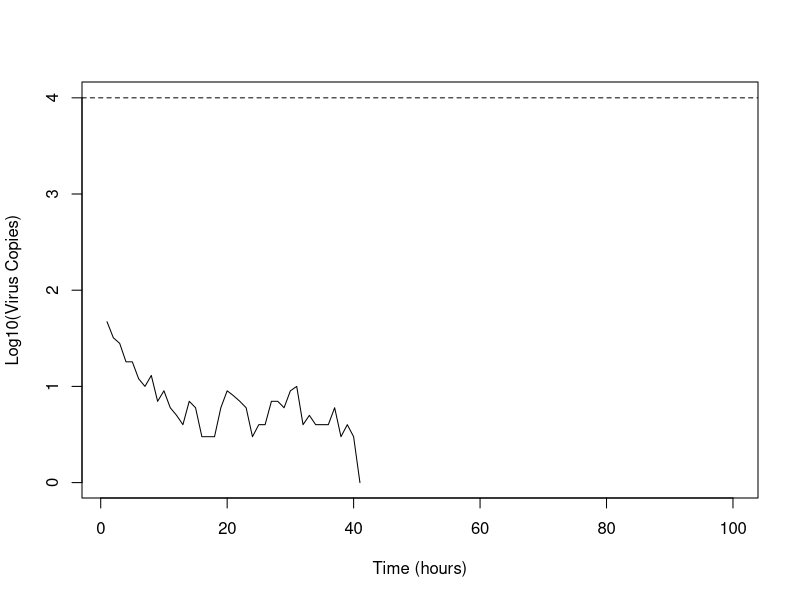
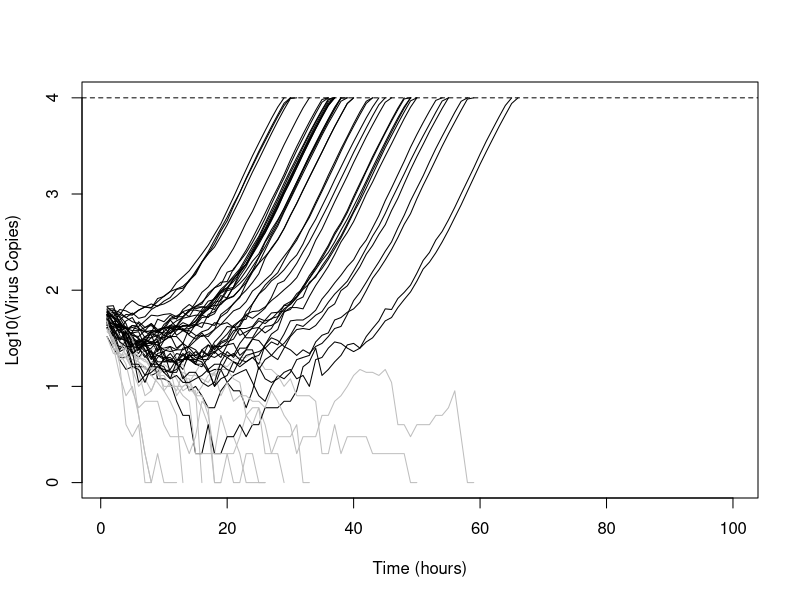
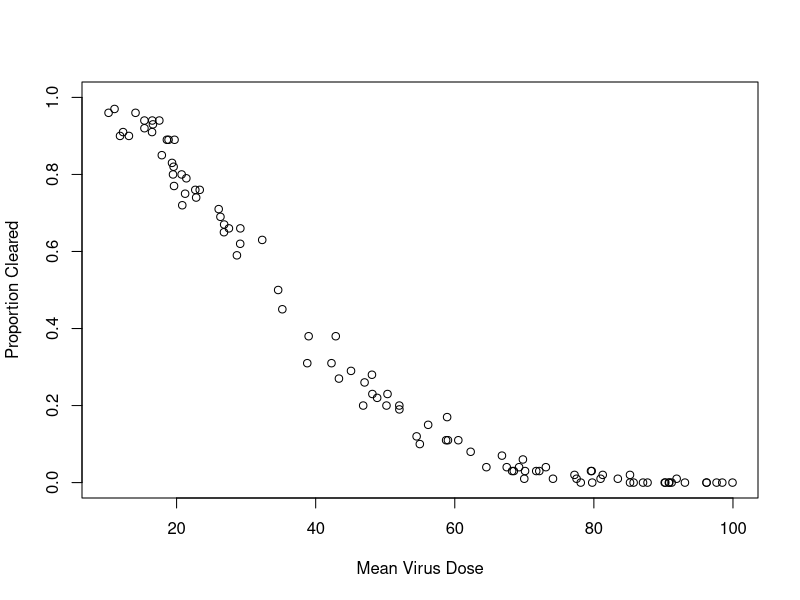
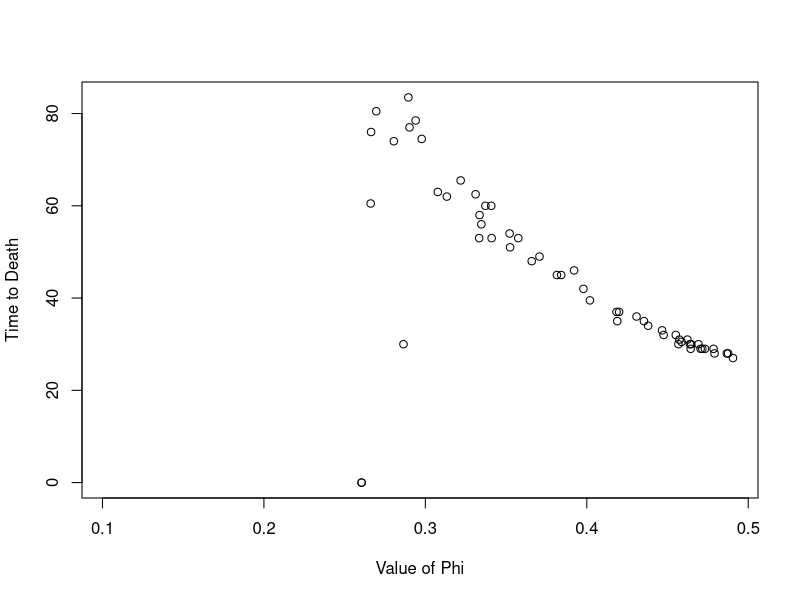

Generate these figures, in order, with R:
## ---- chunk 1
knitr::opts_chunk$set(echo = TRUE, fig.pos = 'h')
## ---- chunk 2

####################################################
# FUNCTION #
####################################################

tau_leap_1step = function(counter, tau, v_vec, z_vec, params){
  # Events: 
  # 1. Replication of virus
  # 2. Depletion of virus = Depletion of immune system
  n_events = 2
  
  # Event probabilities:
  event_prob = vector(mode = "numeric", length = n_events)
  
  ## Replication:
  event_prob[1] = params$phi * v_vec[counter] * (1 - (v_vec[counter]/params$K))
  ## Depletion:
  event_prob[2] = params$beta * v_vec[counter] * z_vec[counter]
  
  # How many events of each type will occur over time period tau
  n_occur = vector(mode = "numeric", length = n_events)
  
  for(i in 1:n_events){
    # Poisson random variate
    n_occur[i] = rpois(1, event_prob[i] * tau)
  }
  return(n_occur)
  
}


## ---- chunk 3

####################################################
# SET-UP #
####################################################

# Time
tau = 1 # leap size (in hours)
t_max = 100 # (in hours)
n_times = floor(t_max / tau)
t_vec = seq(1, t_max, length.out = n_times)

# Keep track of pop sizes for Virus and Immune (Z)
v_vec = vector(mode = "numeric", length = n_times)
z_vec = vector(mode = "numeric", length = n_times)

# INITIAL CONDITIONS
## How many viruses start the infection? 
mean_dose = 50

## How many immune cells does the host start with?
mean_immune = 500

## At what dose is the host killed by the pathogen?
death_dose = 10^4

# Idicator variable: Did the host die?
death = 0
# If so, when did it die?
time_to_death = 0
# Indicator variable: Was the virus cleared?
cleared = 0

# Parameters:
phi = 0.39
K = 10^4.5
beta = 0.0011
  
params = list(
  phi = phi,
  K = K,
  beta = beta
)


####################################################
# Run one realization of the system
####################################################

# Start the clock:
t = 1

while(death == 0 & cleared ==0 & t <= (n_times-1)){
  
  if(t == 1){ # Initialize the system
    v_vec[1] = rpois(1, mean_dose)
    z_vec[1] = rpois(1, mean_immune)
  }
  
  # Move forward one time:
  n_occur = tau_leap_1step(t, tau, v_vec, z_vec, params)
  
  #------------------------------------------------------
  #------------------------------------------------------
  # Update your populations
  # Events:
  # 1. Replication of virus
  # 2. Depletion of virus = Depletion of immune system
  
  v_vec[(t+1)] = v_vec[t] + n_occur[1] - n_occur[2]
  z_vec[(t+1)] = z_vec[t] - n_occur[2]
  
  #------------------------------------------------------
  #------------------------------------------------------
  
  # Check if virus was cleared:
  if(v_vec[(t+1)] <= 0){
    cleared = 1
    # To make the log10 plot look nicer :)
    v_vec[(t+1)] = 1
  }
  
  # Correct if immune < 0
  if(z_vec[(t+1)] < 0) z_vec[(t+1)] = 0
  
  # Check to see if host died:
  if(v_vec[(t+1)] >= death_dose){
    death = 1
    time_to_death = (t+1)
    # Again, to make the plot look better :)
    v_vec[(t+1)] = death_dose
  }
  
  # Advance the time:
  t = t + 1

}


# Plot the dynamics of the virus for one realization:
plot(NA,NA,
     xlim = c(1, n_times),
     ylim = c(0, log10(death_dose+100)),
     xlab = "Time (hours)",
     ylab = "Log10(Virus Copies)")
lines(log10(v_vec) ~ t_vec)
abline(h = log10(death_dose), lty = 2)


## ---- chunk 4
n_runs = 50

plot(NA,NA,
     xlim = c(1, 100),
     ylim = c(0, log10(10^4+100)),
     xlab = "Time (hours)",
     ylab = "Log10(Virus Copies)")

abline(h = log10(10^4), lty = 2)


for (i in 1:50)
{
  ####################################################
  # SET-UP #
  ####################################################
  
  # Time
  tau = 1 # leap size (in hours)
  t_max = 100 # (in hours)
  n_times = floor(t_max / tau)
  t_vec = seq(1, t_max, length.out = n_times)
  
  # Keep track of pop sizes for Virus and Immune (Z)
  v_vec = vector(mode = "numeric", length = n_times)
  z_vec = vector(mode = "numeric", length = n_times)
  
  # INITIAL CONDITIONS
  ## How many viruses start the infection? 
  mean_dose = 50
  
  ## How many immune cells does the host start with?
  mean_immune = 500
  
  ## At what dose is the host killed by the pathogen?
  death_dose = 10^4
  
  # Idicator variable: Did the host die?
  death = 0
  # If so, when did it die?
  time_to_death = 0
  # Indicator variable: Was the virus cleared?
  cleared = 0
  
  # Parameters:
  phi = 0.39
  K = 10^4.5
  beta = 0.0011
    
  params = list(
    phi = phi,
    K = K,
    beta = beta
  )
  
  
  ####################################################
  # Run one realization of the system
  ####################################################
  
  # Start the clock:
  t = 1
  
  while(death == 0 & cleared ==0 & t <= (n_times-1)){
    
    if(t == 1){ # Initialize the system
      v_vec[1] = rpois(1, mean_dose)
      z_vec[1] = rpois(1, mean_immune)
    }
    
    # Move forward one time:
    n_occur = tau_leap_1step(t, tau, v_vec, z_vec, params)
    
    #------------------------------------------------------
    #------------------------------------------------------
    # Update your populations
    # Events:
    # 1. Replication of virus
    # 2. Depletion of virus = Depletion of immune system
    
    v_vec[(t+1)] = v_vec[t] + n_occur[1] - n_occur[2]
    z_vec[(t+1)] = z_vec[t] - n_occur[2]
    
    #------------------------------------------------------
    #------------------------------------------------------
    
    # Check if virus was cleared:
    if(v_vec[(t+1)] <= 0){
      cleared = 1
      # To make the log10 plot look nicer :)
      v_vec[(t+1)] = 1
    }
    
    # Correct if immune < 0
    if(z_vec[(t+1)] < 0) z_vec[(t+1)] = 0
    
    # Check to see if host died:
    if(v_vec[(t+1)] >= death_dose){
      death = 1
      time_to_death = (t+1)
      # Again, to make the plot look better :)
      v_vec[(t+1)] = death_dose
    }
    
    # Advance the time:
    t = t + 1
  
  }
  
  if (death == 0)
  {
    lines(log10(v_vec) ~ t_vec, col='grey')
  } else {
    lines(log10(v_vec) ~ t_vec, col='black')
  }

}
## ---- chunk 5
n_runs = 100
mean_virus_v = vector(mode='numeric')
proportion_cleared_v = vector(mode='double')

for (i in 1:n_runs)
{
  ## How many viruses start the infection? 
  mean_dose = runif(1, min = 10, max = 100)
  mean_virus_v <- append(mean_virus_v, mean_dose)
  cleared_virus = 0
  
  for (i in 1:n_runs)
  {
    ####################################################
    # SET-UP #
    ####################################################
    
    # Time
    tau = 1 # leap size (in hours)
    t_max = 100 # (in hours)
    n_times = floor(t_max / tau)
    t_vec = seq(1, t_max, length.out = n_times)
    
    # Keep track of pop sizes for Virus and Immune (Z)
    v_vec = vector(mode = "numeric", length = n_times)
    z_vec = vector(mode = "numeric", length = n_times)
    
    # INITIAL CONDITIONS
    
    ## How many immune cells does the host start with?
    mean_immune = 500
    
    ## At what dose is the host killed by the pathogen?
    death_dose = 10^4
    
    # Idicator variable: Did the host die?
    death = 0
    # If so, when did it die?
    time_to_death = 0
    # Indicator variable: Was the virus cleared?
    cleared = 0
    
    # Parameters:
    phi = 0.39
    K = 10^4.5
    beta = 0.0011
      
    params = list(
      phi = phi,
      K = K,
      beta = beta
    )
    
    
    ####################################################
    # Run one realization of the system
    ####################################################
    
    # Start the clock:
    t = 1
    
    while(death == 0 & cleared ==0 & t <= (n_times-1)){
      
      if(t == 1){ # Initialize the system
        v_vec[1] = rpois(1, mean_dose)
        z_vec[1] = rpois(1, mean_immune)
      }
      
      # Move forward one time:
      n_occur = tau_leap_1step(t, tau, v_vec, z_vec, params)
      
      #------------------------------------------------------
      #------------------------------------------------------
      # Update your populations
      # Events:
      # 1. Replication of virus
      # 2. Depletion of virus = Depletion of immune system
      
      v_vec[(t+1)] = v_vec[t] + n_occur[1] - n_occur[2]
      z_vec[(t+1)] = z_vec[t] - n_occur[2]
      
      #------------------------------------------------------
      #------------------------------------------------------
      
      # Check if virus was cleared:
      if(v_vec[(t+1)] <= 0){
        cleared = 1
        # To make the log10 plot look nicer :)
        v_vec[(t+1)] = 1
      }
      
      # Correct if immune < 0
      if(z_vec[(t+1)] < 0) z_vec[(t+1)] = 0
      
      # Check to see if host died:
      if(v_vec[(t+1)] >= death_dose){
        death = 1
        time_to_death = (t+1)
        # Again, to make the plot look better :)
        v_vec[(t+1)] = death_dose
      }
      
      # Advance the time:
      t = t + 1
    
    }
    if (cleared == 1)
    {
      cleared_virus = cleared_virus + 1
    }
  }
  proportion_cleared = cleared_virus / n_runs
  proportion_cleared_v <- append(proportion_cleared_v, proportion_cleared)
}

plot(NA,NA,
     xlim = c(10, 100),
     ylim = c(0, 1),
     xlab = "Mean Virus Dose",
     ylab = "Proportion Cleared")

points(proportion_cleared_v ~ mean_virus_v)
## ---- chunk 6
n_runs = 100
median_virus_v = vector(mode='numeric')
phi_value_v = vector(mode='double')

for (i in 1:n_runs)
{
  phi = runif(1, 0.1, 0.5)
  temp_value_v = vector(mode='numeric')
  phi_value_v <- append(phi_value_v, phi)

  for (i in 1:n_runs)
  {
    ####################################################
    # SET-UP #
    ####################################################
    
    # Time
    tau = 1 # leap size (in hours)
    t_max = 100 # (in hours)
    n_times = floor(t_max / tau)
    t_vec = seq(1, t_max, length.out = n_times)
    
    # Keep track of pop sizes for Virus and Immune (Z)
    v_vec = vector(mode = "numeric", length = n_times)
    z_vec = vector(mode = "numeric", length = n_times)
    
    # INITIAL CONDITIONS
    ## How many viruses start the infection? 
    mean_dose = 50

    ## How many immune cells does the host start with?
    mean_immune = 500
    
    ## At what dose is the host killed by the pathogen?
    death_dose = 10^4
    
    # Idicator variable: Did the host die?
    death = 0
    # If so, when did it die?
    time_to_death = 0
    # Indicator variable: Was the virus cleared?
    cleared = 0
    
    # Parameters:
    K = 10^4.5
    beta = 0.0011
      
    params = list(
      phi = phi,
      K = K,
      beta = beta
    )
    
    
    ####################################################
    # Run one realization of the system
    ####################################################
    
    # Start the clock:
    t = 1
    
    while(death == 0 & cleared ==0 & t <= (n_times-1)){
      
      if(t == 1){ # Initialize the system
        v_vec[1] = rpois(1, mean_dose)
        z_vec[1] = rpois(1, mean_immune)
      }
      
      # Move forward one time:
      n_occur = tau_leap_1step(t, tau, v_vec, z_vec, params)
      
      #------------------------------------------------------
      #------------------------------------------------------
      # Update your populations
      # Events:
      # 1. Replication of virus
      # 2. Depletion of virus = Depletion of immune system
      
      v_vec[(t+1)] = v_vec[t] + n_occur[1] - n_occur[2]
      z_vec[(t+1)] = z_vec[t] - n_occur[2]
      
      #------------------------------------------------------
      #------------------------------------------------------
      
      # Check if virus was cleared:
      if(v_vec[(t+1)] <= 0){
        cleared = 1
        # To make the log10 plot look nicer :)
        v_vec[(t+1)] = 1
      }
      
      # Correct if immune < 0
      if(z_vec[(t+1)] < 0) z_vec[(t+1)] = 0
      
      # Check to see if host died:
      if(v_vec[(t+1)] >= death_dose){
        death = 1
        time_to_death = (t+1)
        # Again, to make the plot look better :)
        v_vec[(t+1)] = death_dose
      }
      
      # Advance the time:
      t = t + 1
    
    }
    if (cleared == 0)
    {
      temp_value_v <- append(temp_value_v, time_to_death)
    } else {
      temp_value_v <- append(temp_value_v, NA)
    }
  }
  median_time_to_death = median(temp_value_v, na.rm=TRUE)
  median_virus_v <- append(median_virus_v, median_time_to_death)
}

plot(NA,NA,
     xlim = c(min(phi_value_v), max(phi_value_v)),
     ylim = c(0, max(median_virus_v, na.rm=TRUE)),
     xlab = "Value of Phi",
     ylab = "Time to Death")

points(median_virus_v ~ phi_value_v)
